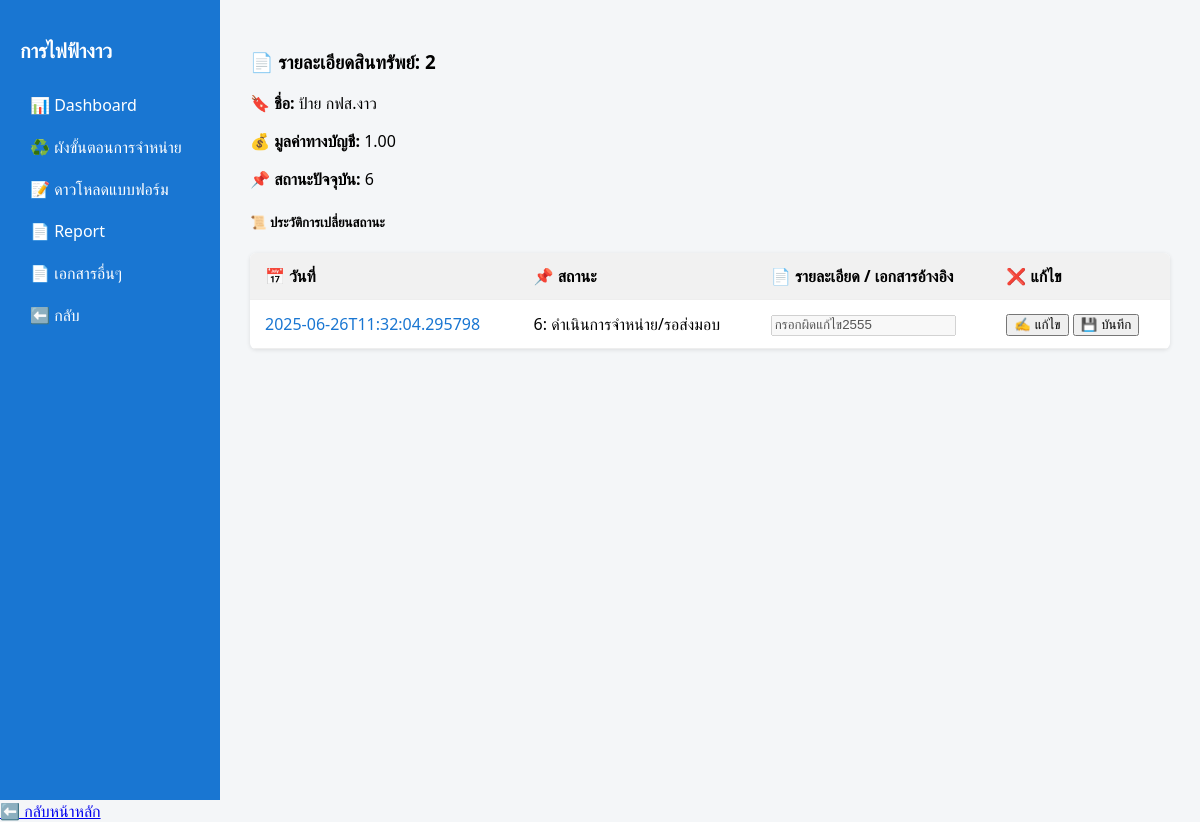
The page /asset/2 on the database as committed earlier.
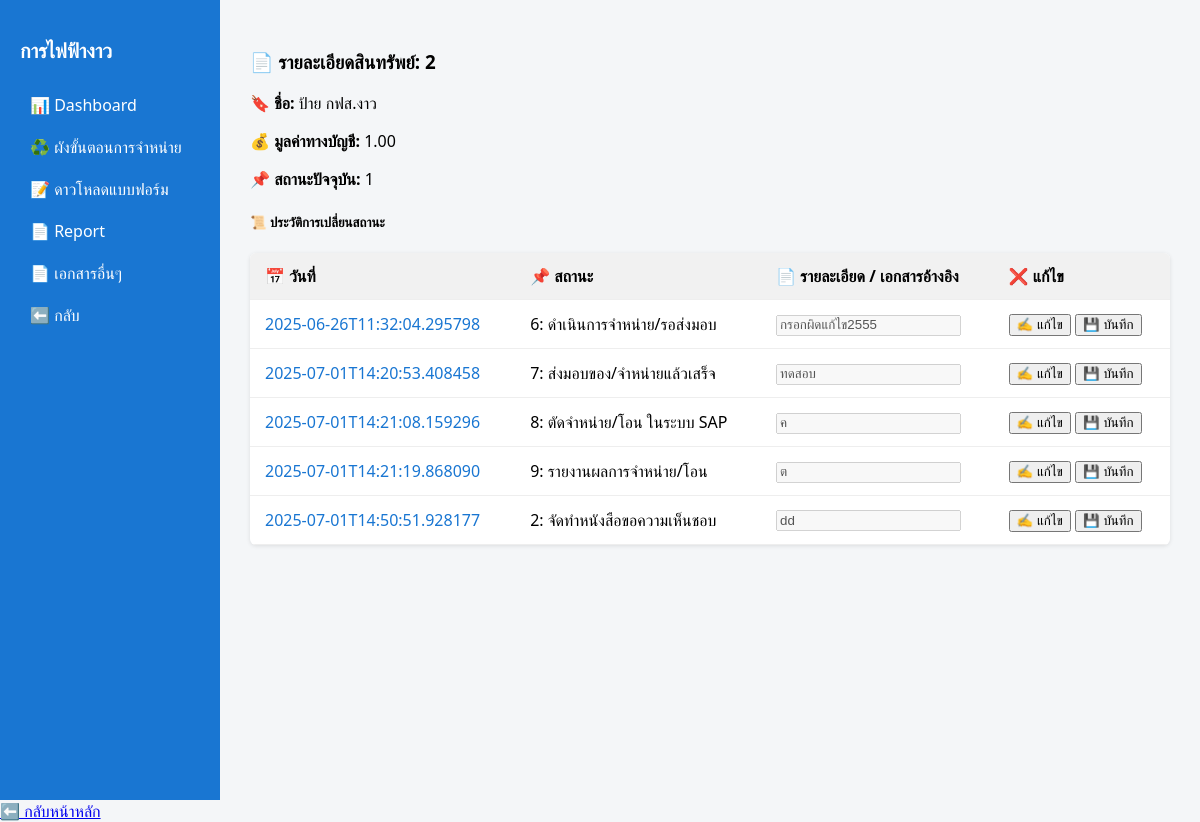
The same page on the database as committed later.
### tables this page shows
CREATE TABLE assets (
    id INTEGER PRIMARY KEY AUTOINCREMENT,
    asset_id TEXT,
    sub_number INTEGER,
    inventory_code TEXT,
    description TEXT,
    product_code TEXT,
    capitalized_date TEXT,
    acquisition_value REAL,
    accumulated_depreciation REAL,
    book_value REAL,
    asset_status TEXT,
    cost_center TEXT,
    image TEXT,
    disposal_status TEXT  -- ไม่มี DEFAULT = จะได้ค่า NULL ถ้าไม่ใส่
);

CREATE TABLE disposal_status_log (
    id INTEGER PRIMARY KEY AUTOINCREMENT,
    asset_id TEXT,  -- FK ไปยัง assets.asset_id
    status_code TEXT,  -- เช่น 'proposal', 'approval', ...
    status_description TEXT,
    ref_document TEXT,  -- เก็บเลขที่หนังสือ/รหัสเอกสาร/ชื่อไฟล์
    changed_at TEXT DEFAULT (datetime('now')),  -- วันเวลาที่เปลี่ยน
    changed_by TEXT  -- คนที่เปลี่ยน (optional)
);

### main.py (the view)
@app.get("/asset/{id}", response_class=HTMLResponse)
def asset_detail(request: Request, id: int,cost_center:str="",disposal_status:str="" ,asset_status:str=""):
    conn = sqlite3.connect(DB_PATH)
    conn.row_factory = sqlite3.Row
    cursor = conn.cursor()
    cursor.execute("SELECT * FROM assets WHERE id = ?", (id,))
    asset = cursor.fetchone()
    cursor.execute("""
        SELECT id,status_code, status_description, ref_document, changed_at,asset_id
        FROM disposal_status_log
        WHERE asset_id = ?
        ORDER BY changed_at
    """, (id,))
    logs =  cursor.fetchall()
    return templates.TemplateResponse("asset_detail.html", {
        "request": request,
        "cost_center":cost_center,
        "disposal_status": disposal_status,
        "asset_status":asset_status,
        "asset": asset,
        "logs": logs
    })

### templates/asset_detail.html (shortened to what this page needs)
<!DOCTYPE html>
<html lang="th">
<head>
</head>
<body>
  <div class="container">
    <div class="sidebar">
      <h2>การไฟฟ้างาว</h2>
        <a href="/main">📊 Dashboard</a>
        <a href="/process">♻️ ผังขั้นตอนการจำหน่าย</a>
        <a href="/download">📝 ดาวโหลดแบบฟอร์ม</a>
        <a href="/report">📄 Report</a>
        <a href="/other">📄 เอกสารอื่นๆ</a>
      <a href="/asset?disposal_status={{ disposal_status }}&cost_center={{ cost_center }}&asset_status={{ asset_status }}">⬅️
        กลับ</a>
    </div>
    <div class="content">
      <div class="card shadow-sm mb-4">
        <div class="card-body">
          <h3 class="card-title mb-3">📄 รายละเอียดสินทรัพย์: <span class="text-primary">{{ asset.id }}</span></h3>
          <p><b>🔖 ชื่อ:</b> {{ asset.description }}</p>
          <p><b>💰 มูลค่าทางบัญชี:</b> {{ "{:,.2f}".format(asset.book_value or 0) }}</p>
          <p><b>📌 สถานะปัจจุบัน:</b>
            <span class="badge bg-info text-dark">{{ asset.disposal_status }}</span>
          </p>
        </div>
      </div>
      <h5 class="mt-4">📜 ประวัติการเปลี่ยนสถานะ</h5>
      <table class="table table-hover table-bordered shadow-sm">
        <thead class="table-dark">
          <tr>
            <th>📅 วันที่</th>
            <th>📌 สถานะ</th>
            <th>📄 รายละเอียด / เอกสารอ้างอิง</th>
            <th>❌ แก้ไข</th>
          </tr>
        </thead>
       <tbody>
  {% for log in logs %}
  <form method="POST" action="/assets/{{ log['asset_id']}}/{{ log['id'] }}/edit-ref?cost_center={{ cost_center }}&disposal_status={{ disposal_status }}&asset_status={{ asset_status }}">
    <tr>
      <td>{{ log["changed_at"] }}</td>
      <td><span class="badge bg-primary">{{ log["status_description"] }}</span></td>
      <td>
        <input type="text" id="ref_{{ log['id'] }}" name="ref_document" value="{{ log['ref_document'] }}" class="form-control" required disabled>
      </td>
     <td>
  <button type="button" class="btn btn-success" onclick="document.getElementById('ref_{{ log['id'] }}').disabled = false;">
    ✍️ แก้ไข
  </button>
  <button type="submit" class="btn btn-primary">
    💾 บันทึก
  </button>
</td>
    </tr>
  </form>
  {% else %}
  <tr>
    <td colspan="4" class="text-center text-muted">ไม่มีประวัติการเปลี่ยนสถานะ</td>
  </tr>
  {% endfor %}
</tbody>
      </table>
    </div>
  </div>
</body>
</html>
<a href="/assets?disposal_status={{ request.query_params.get('disposal_status') }}&cost_center={{request.query_params.get('cost_center')}}&asset_status={{request.query_params.get('asset_status')}}'" class="btn btn-outline-secondary mt-4">⬅️ กลับหน้าหลัก</a>
</html>

### templates/asset_detail.html (style rules this page uses)
* { box-sizing: border-box; }
body { margin: 0; font-family: "Segoe UI", sans-serif; background-color: #f4f6f8; }
.container { display: flex; height: 100vh; }
.sidebar { width: 220px; background-color: #1976d2; color: white; padding: 20px; }
.sidebar h2 { font-size: 20px; margin-bottom: 20px; }
.sidebar a { display: block; color: white; padding: 10px; text-decoration: none; border-radius: 6px; transition: background 0.2s; }
.content { flex: 1; padding: 30px; overflow-y: auto; }
table { width: 100%; border-collapse: collapse; background-color: white; box-shadow: 0 1px 4px rgba(0, 0, 0, 0.1); border-radius: 6px; overflow: hidden; }
th, td { padding: 12px 15px; border-bottom: 1px solid #eee; text-align: left; }
th { background-color: #f1f1f1; font-weight: bold; }
td:first-child { cursor: pointer; color: #1976d2; }

Rows that differ between the two databases and show on the page:
changed assets "ป้าย กฟส.งาว": disposal_status "6" → "1"
added disposal_status_log: changed_at "2025-07-01T14:20:53.408458", status_description "7: ส่งมอบของ/จำหน่ายแล้วเสร็จ", ref_document "ทดสอบ"
added disposal_status_log: changed_at "2025-07-01T14:21:08.159296", status_description "8: ตัดจำหน่าย/โอน ในระบบ SAP", ref_document "ค"
added disposal_status_log: changed_at "2025-07-01T14:21:19.868090", status_description "9: รายงานผลการจำหน่าย/โอน", ref_document "ต"
added disposal_status_log: changed_at "2025-07-01T14:50:51.928177", status_description "2: จัดทำหนังสือขอความเห็นชอบ", ref_document "dd"
